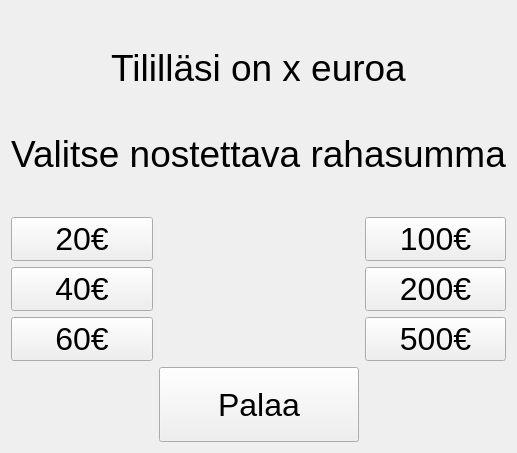
      <widget class="QWidget" name="withdrawPage">
       <layout class="QGridLayout" name="gridLayout_4">
        <item row="2" column="2">
         <widget class="QPushButton" name="withdraw200Button">
          <property name="sizePolicy">
           <sizepolicy hsizetype="Minimum" vsizetype="Expanding">
            <horstretch>0</horstretch>
            <verstretch>0</verstretch>
           </sizepolicy>
          </property>
          <property name="font">
           <font>
            <pointsize>24</pointsize>
           </font>
          </property>
          <property name="text">
           <string>200€</string>
          </property>
         </widget>
        </item>
        <item row="3" column="2">
         <widget class="QPushButton" name="withdraw500Button">
          <property name="sizePolicy">
           <sizepolicy hsizetype="Minimum" vsizetype="Expanding">
            <horstretch>0</horstretch>
            <verstretch>0</verstretch>
           </sizepolicy>
          </property>
          <property name="font">
           <font>
            <pointsize>24</pointsize>
           </font>
          </property>
          <property name="text">
           <string>500€</string>
          </property>
         </widget>
        </item>
        <item row="0" column="0" colspan="3">
         <widget class="QLabel" name="withdrawLabel">
          <property name="sizePolicy">
           <sizepolicy hsizetype="Preferred" vsizetype="Expanding">
            <horstretch>0</horstretch>
            <verstretch>0</verstretch>
           </sizepolicy>
          </property>
          <property name="minimumSize">
           <size>
            <width>0</width>
            <height>200</height>
           </size>
          </property>
          <property name="font">
           <font>
            <pointsize>28</pointsize>
           </font>
          </property>
          <property name="text">
           <string>Tililläsi on x euroa

Valitse nostettava rahasumma</string>
          </property>
          <property name="alignment">
           <set>Qt::AlignCenter</set>
          </property>
         </widget>
        </item>
        <item row="1" column="2">
         <widget class="QPushButton" name="withdraw100Button">
          <property name="sizePolicy">
           <sizepolicy hsizetype="Minimum" vsizetype="Expanding">
            <horstretch>0</horstretch>
            <verstretch>0</verstretch>
           </sizepolicy>
          </property>
          <property name="font">
           <font>
            <pointsize>24</pointsize>
           </font>
          </property>
          <property name="text">
           <string>100€</string>
          </property>
         </widget>
        </item>
        <item row="3" column="0">
         <widget class="QPushButton" name="withdraw60Button">
          <property name="sizePolicy">
           <sizepolicy hsizetype="Minimum" vsizetype="Expanding">
            <horstretch>0</horstretch>
            <verstretch>0</verstretch>
           </sizepolicy>
          </property>
          <property name="font">
           <font>
            <pointsize>24</pointsize>
           </font>
          </property>
          <property name="text">
           <string>60€</string>
          </property>
         </widget>
        </item>
        <item row="2" column="0">
         <widget class="QPushButton" name="withdraw40Button">
          <property name="sizePolicy">
           <sizepolicy hsizetype="Minimum" vsizetype="Expanding">
            <horstretch>0</horstretch>
            <verstretch>0</verstretch>
           </sizepolicy>
          </property>
          <property name="font">
           <font>
            <pointsize>24</pointsize>
           </font>
          </property>
          <property name="text">
           <string>40€</string>
          </property>
         </widget>
        </item>
        <item row="1" column="0">
         <widget class="QPushButton" name="withdraw20Button">
          <property name="sizePolicy">
           <sizepolicy hsizetype="Minimum" vsizetype="Expanding">
            <horstretch>0</horstretch>
            <verstretch>0</verstretch>
           </sizepolicy>
          </property>
          <property name="font">
           <font>
            <pointsize>24</pointsize>
           </font>
          </property>
          <property name="text">
           <string>20€</string>
          </property>
         </widget>
        </item>
        <item row="4" column="1">
         <widget class="QPushButton" name="withdrawReturnButton">
          <property name="sizePolicy">
           <sizepolicy hsizetype="Minimum" vsizetype="Minimum">
            <horstretch>0</horstretch>
            <verstretch>0</verstretch>
           </sizepolicy>
          </property>
          <property name="minimumSize">
           <size>
            <width>200</width>
            <height>75</height>
           </size>
          </property>
          <property name="baseSize">
           <size>
            <width>0</width>
            <height>0</height>
           </size>
          </property>
          <property name="font">
           <font>
            <pointsize>24</pointsize>
           </font>
          </property>
          <property name="text">
           <string>Palaa</string>
          </property>
         </widget>
        </item>
       </layout>
      </widget>
